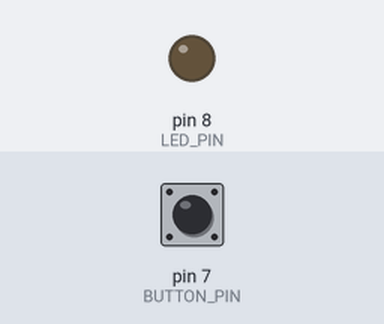
Recording of a sketch running on a simulated Arduino Uno, built with avr-gcc and run on an emulated ATmega328P. On the bench: output pins drawn as LEDs (lit = HIGH). Inputs (shaded band) come from the test bench; at power-on: pin 7 (BUTTON_PIN) HIGH.

Above: at 1.2 s.
1.3 s: pin 7 (BUTTON_PIN) pulled LOW for 0.15 s
At 1.4 s:
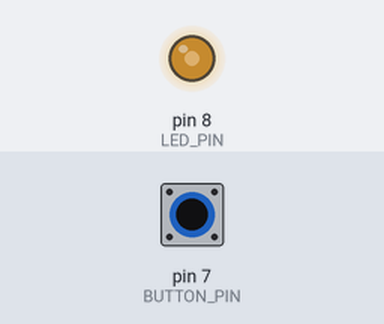
3.0 s: pin 7 (BUTTON_PIN) pulled LOW for 1 s
At 5.2 s:
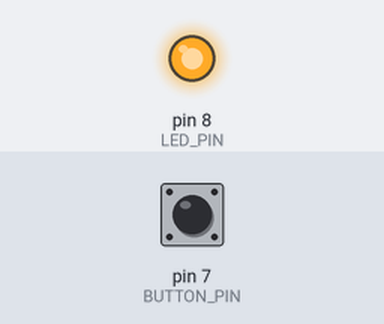
5.5 s: pin 7 (BUTTON_PIN) pulled LOW for 0.15 s
At 5.67 s:
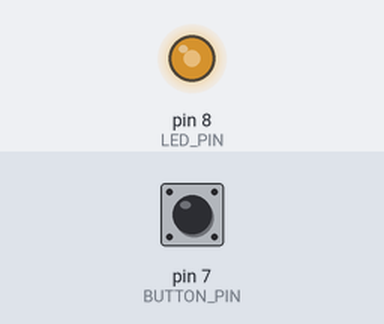
7.2 s: pin 7 (BUTTON_PIN) pulled LOW for 3.2 s
At 7.7 s:
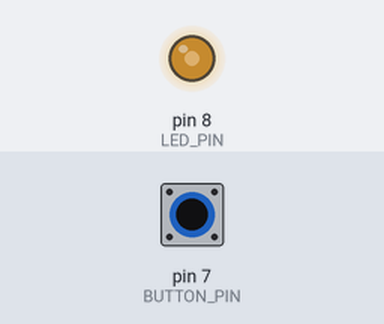
Timing chart, 0 to 11.9 s (numbered marks = the images above; inputs shaded):
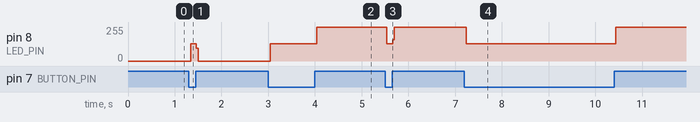

The sketch:

tog_c.ino
```cpp
const int BUTTON_PIN = 7;
const int LED_PIN = 8;
bool ledOn = false;               // สถานะของ LED
int lastState = HIGH;             // สถานะปุ่มรอบก่อน

void setup() {
  pinMode(BUTTON_PIN, INPUT_PULLUP);
  pinMode(LED_PIN, OUTPUT);
}

void loop() {
  int state = digitalRead(BUTTON_PIN);
  if (lastState == HIGH && state == LOW) {   // เพิ่งกดลง
    ledOn = !ledOn;               // สลับสถานะ
    digitalWrite(LED_PIN, ledOn);
  }
}
```

Measured:
- after the input at 1.3 s, pin 8 (LED_PIN): 0/255 → 128/255 at once, → 0/255 0.12 s later
- after the input at 3.0 s, pin 8 (LED_PIN): 0/255 → 128/255 at once, → 255/255 1.0 s later
- after the input at 5.5 s, pin 8 (LED_PIN): 255/255 → 128/255 at once, → 255/255 0.12 s later
- after the input at 7.2 s, pin 8 (LED_PIN): 255/255 → 128/255 at once, → 255/255 3.2 s later
